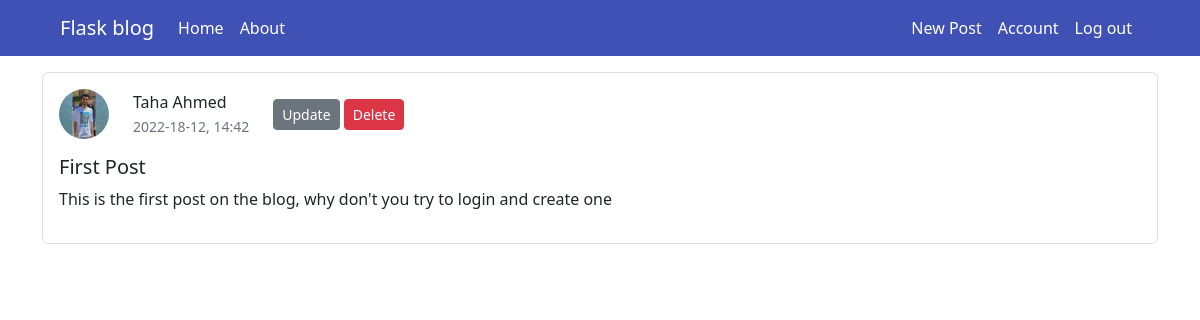
Page /posts/1 (signed in) on the committed database.
### flaskblog/models.py (models this page shows, shortened)
class User(db.Model, UserMixin):
    id = db.Column(db.Integer, primary_key=True)
    username = db.Column(db.String(30), unique=True, nullable=False)
    email = db.Column(db.String(120), unique=True, nullable=False)
    profile_picture = db.Column(db.String(20), nullable=False,
                                default='default.png')
    password = db.Column(db.String(60), nullable=False)
    posts = db.relationship('Post', backref='author', lazy=True)

class Post(db.Model, UserMixin):
    id = db.Column(db.Integer, primary_key=True)
    user_id = db.Column(db.Integer, db.ForeignKey('user.id'), nullable=False)
    title = db.Column(db.String(160), nullable=False)
    date = db.Column(db.DateTime, nullable=False, default=datetime.utcnow)
    content = db.Column(db.Text, nullable=False)

### flaskblog/posts/routes.py (the view)
@posts.route('/posts/<int:post_id>')
@login_required
def post(post_id):
    post = Post.query.get_or_404(post_id)
    return render_template('post.jinja2', title=post.title, post=post)

### flaskblog/models.py (called while the page is built)
@login_manager.user_loader
def load_user(user_id):
    return User.query.get(int(user_id))

### flaskblog/templates/post.jinja2 (shortened to what this page needs)
{% extends "base.jinja2" %}
{% block content %}
  <div class="post border rounded p-3 mb-3">
    <div class="post-card d-flex align-items-center flex-row  mb-3">
      <img src="{{ url_for('static', filename = 'profile_pics/' + post.author.profile_picture)}}"
           class="img-fluid rounded-circle me-4 "
           alt="profile pic">
      <div>
        <div class="card-text">
          <p class="mb-0">{{ post.author.username }}</p>
          <small class="text-muted">{{ post.date.strftime("%Y-%d-%m, %H:%M") }}</small>
        </div>
      </div>
      {% if current_user == post.author %}
        <div class="ms-4">
          <button class="btn btn-secondary btn-sm">
            <a href="{{ url_for('posts.update_post', post_id=post.id) }}">Update</a>
          </button>
          <button type="button"
                  class="btn  btn-danger btn-sm"
                  data-bs-toggle="modal"
                  data-bs-target="#deleteModal">
            Delete
          </button>
        </div>
      {% endif %}
    </div>
    <h5 class="card-title mb-2">{{ post.title }}</h5>
    <p>{{ post.content }}</p>
  </div>
{% endblock content %}

### flaskblog/static/css/base.css (style rules this page uses)
a { text-decoration: none; color: inherit; }
.post-card img { width: 50px; height: 50px; }

### rows in the picture
User: profile_picture (picture), author.username "Taha Ahmed"
Post: date "2022-18-12, 14:42", title "First Post", content "This is the first post on the blog, why don't you try to login and create one"
